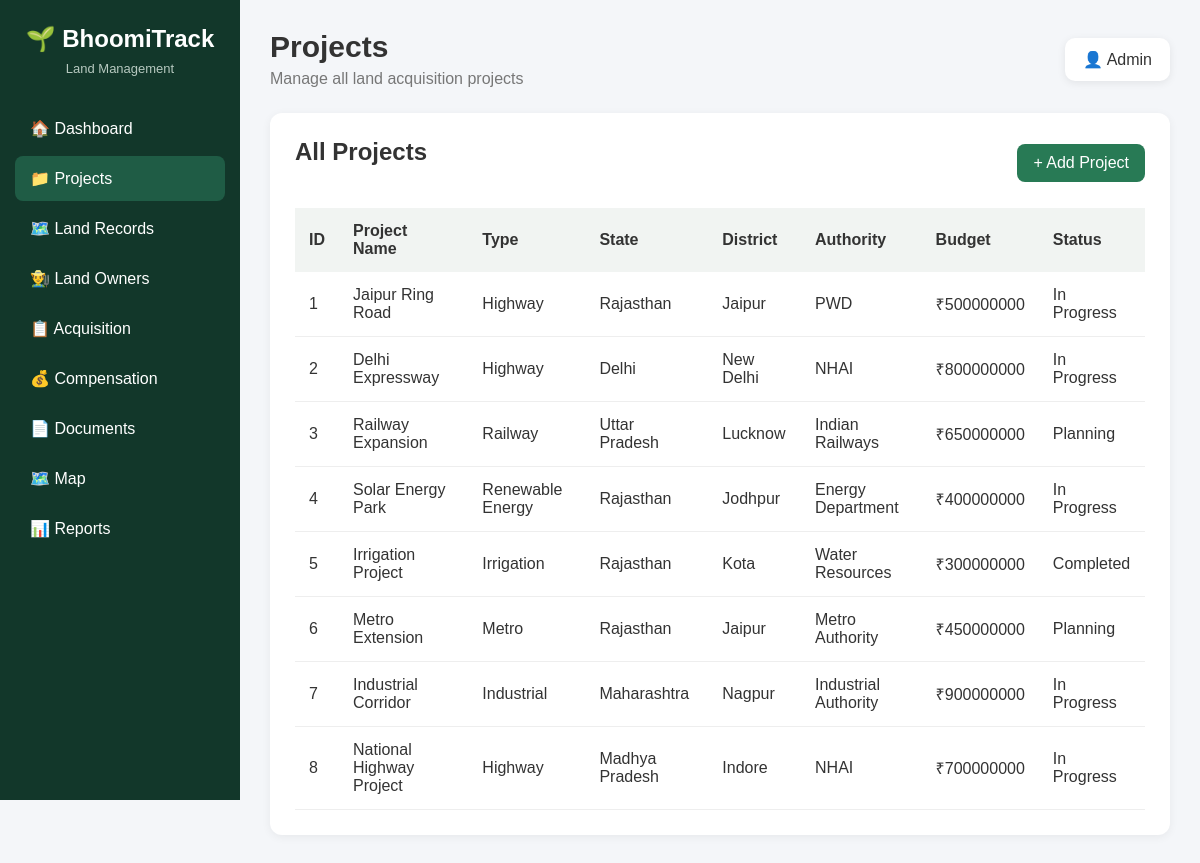
The app's page /projects with its own data.
### tables this page shows
CREATE TABLE "projects" (
"project_id" INTEGER,
  "project_name" TEXT,
  "project_type" TEXT,
  "state" TEXT,
  "district" TEXT,
  "authority" TEXT,
  "budget" INTEGER,
  "status" TEXT
);

### app.py (the view)
@app.route("/projects")
def projects():
    connection = get_db_connection()
    projects = connection.execute(
        "SELECT * FROM projects"
    ).fetchall()
    connection.close()
    return render_template(
        "projects.html",
        projects=projects
    )

### app.py (called while the page is built)
def get_db_connection():
    connection = sqlite3.connect("database.db")
    connection.row_factory = sqlite3.Row
    return connection

### templates/projects.html (shortened to what this page needs)
<!DOCTYPE html>
<html lang="en">
<head>
    <link rel="stylesheet"
          href="{{ url_for('static', filename='style.css') }}">
</head>
<body>
    <div class="sidebar">
        <h2>🌱 BhoomiTrack</h2>
        <p class="side-title">
            Land Management
        </p>
        <a href="/">
            🏠 Dashboard
        </a>
        <a href="/projects" class="active">
            📁 Projects
        </a>
        <a href="#">
            🗺️ Land Records
        </a>
        <a href="#">
            👨‍🌾 Land Owners
        </a>
        <a href="#">
            📋 Acquisition
        </a>
        <a href="#">
            💰 Compensation
        </a>
        <a href="#">
            📄 Documents
        </a>
        <a href="#">
            🗺️ Map
        </a>
        <a href="#">
            📊 Reports
        </a>
    </div>
    <div class="main">
        <div class="header">
            <div>
                <h1>Projects</h1>
                <p>
                    Manage all land acquisition projects
                </p>
            </div>
            <div class="admin">
                👤 Admin
            </div>
        </div>
        <div class="box">
            <div class="project-header">
                <h2>All Projects</h2>
                <a href="/add-project"
                   class="add-button">
                    + Add Project
                </a>
            </div>
            <table>
                <thead>
                    <tr>
                        <th>ID</th>
                        <th>Project Name</th>
                        <th>Type</th>
                        <th>State</th>
                        <th>District</th>
                        <th>Authority</th>
                        <th>Budget</th>
                        <th>Status</th>
                    </tr>
                </thead>
                <tbody>
                    {% for project in projects %}
                    <tr>
                        <td>
                            {{ project["project_id"] }}
                        </td>
                        <td>
                            {{ project["project_name"] }}
                        </td>
                        <td>
                            {{ project["project_type"] }}
                        </td>
                        <td>
                            {{ project["state"] }}
                        </td>
                        <td>
                            {{ project["district"] }}
                        </td>
                        <td>
                            {{ project["authority"] }}
                        </td>
                        <td>
                            ₹{{ project["budget"] }}
                        </td>
                        <td>
                            {{ project["status"] }}
                        </td>
                    </tr>
                    {% endfor %}
                </tbody>
            </table>
        </div>
    </div>
</body>
</html>

### static/style.css (style rules this page uses)
* { margin: 0; padding: 0; box-sizing: border-box; font-family: Arial, sans-serif; }
body { background: #f4f6f9; color: #333; }
.sidebar { position: fixed; left: 0; top: 0; width: 240px; height: 100vh; background: #12372a; color: white; padding: 25px 15px; }
.sidebar h2 { text-align: center; margin-bottom: 8px; }
.side-title { text-align: center; color: #b7c9c0; font-size: 13px; margin-bottom: 30px; }
.sidebar a { display: block; padding: 13px 15px; margin: 5px 0; color: white; text-decoration: none; border-radius: 8px; }
.sidebar a:hover, .sidebar a.active { background: #1f5c45; }
.main { margin-left: 240px; padding: 30px; }
.header { display: flex; justify-content: space-between; align-items: center; margin-bottom: 25px; }
.header h1 { font-size: 30px; }
.header p { margin-top: 6px; color: #777; }
.admin { background: white; padding: 12px 18px; border-radius: 10px; box-shadow: 0 2px 8px rgba(0,0,0,0.08); }
.box { background: white; padding: 25px; border-radius: 12px; box-shadow: 0 2px 10px rgba(0,0,0,0.06); }
.box h2 { margin-bottom: 22px; }
.project-header { display: flex; justify-content: space-between; align-items: center; margin-bottom: 20px; }
.add-button { background: #287a55; color: white; text-decoration: none; padding: 10px 16px; border-radius: 8px; }
table { width: 100%; border-collapse: collapse; }
th { background: #f1f4f2; text-align: left; padding: 14px; }
td { padding: 14px; border-bottom: 1px solid #eee; }

### records on screen
projects: project_id "1", project_name "Jaipur Ring Road", project_type "Highway", state "Rajasthan", district "Jaipur", authority "PWD", budget "500000000", status "In Progress"
projects: project_id "2", project_name "Delhi Expressway", project_type "Highway", state "Delhi", district "New Delhi", authority "NHAI", budget "800000000", status "In Progress"
projects: project_id "3", project_name "Railway Expansion", project_type "Railway", state "Uttar Pradesh", district "Lucknow", authority "Indian Railways", budget "650000000", status "Planning"
projects: project_id "4", project_name "Solar Energy Park", project_type "Renewable Energy", state "Rajasthan", district "Jodhpur", authority "Energy Department", budget "400000000", status "In Progress"
projects: project_id "5", project_name "Irrigation Project", project_type "Irrigation", state "Rajasthan", district "Kota", authority "Water Resources", budget "300000000", status "Completed"
projects: project_id "6", project_name "Metro Extension", project_type "Metro", state "Rajasthan", district "Jaipur", authority "Metro Authority", budget "450000000", status "Planning"
projects: project_id "7", project_name "Industrial Corridor", project_type "Industrial", state "Maharashtra", district "Nagpur", authority "Industrial Authority", budget "900000000", status "In Progress"
projects: project_id "8", project_name "National Highway Project", project_type "Highway", state "Madhya Pradesh", district "Indore", authority "NHAI", budget "700000000", status "In Progress"
